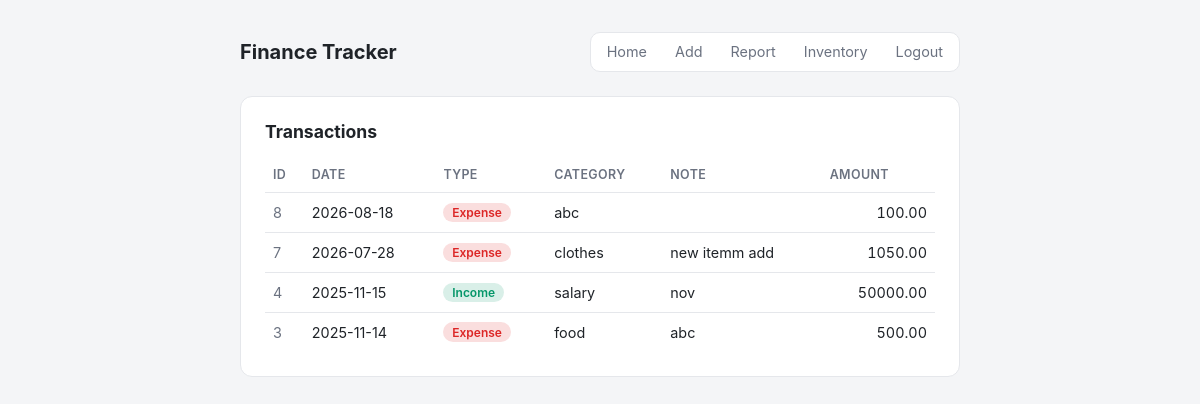
Before: / (signed in) with the older database file.
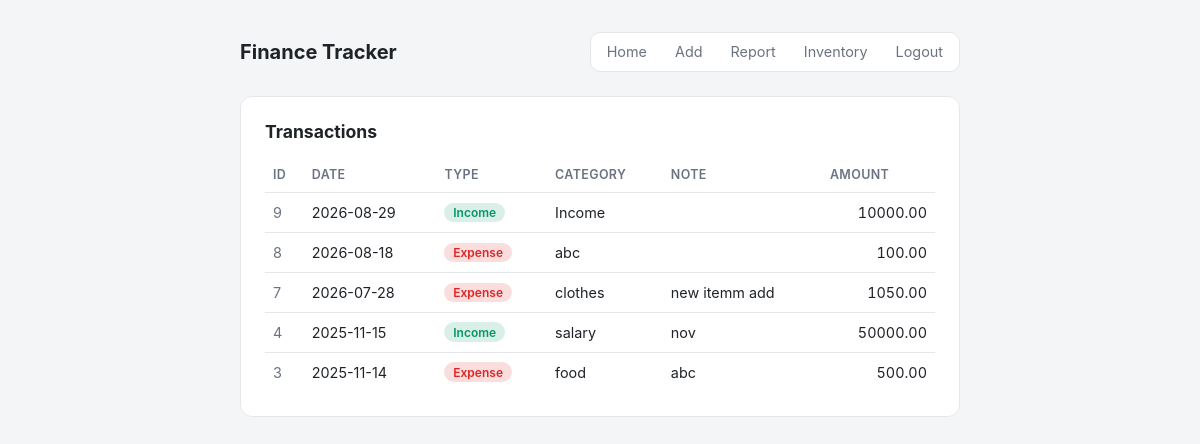
After: the same page with the newer database file.
### tables this page shows
CREATE TABLE transactions (
                id INTEGER PRIMARY KEY AUTOINCREMENT,
                t_type TEXT,
                category TEXT,
                amount REAL,
                date TEXT,
                note TEXT
            );

### web/app.py (the view)
@app.route('/')
@login_required
def index():
    transactions = fetch_all()
    return render_template('index.html', transactions=transactions)

### web/app.py (called while the page is built)
def login_required(view):
    @wraps(view)
    def wrapped(*args, **kwargs):
        if not session.get('user_id'):
            return redirect('/login')
        return view(*args, **kwargs)
    return wrapped

### web/templates/index.html (shortened to what this page needs)
{% extends "base.html" %}
{% block content %}
<div class="card">
  <h1>Transactions</h1>
  {% if transactions %}
  <table>
    <tr>
      <th>ID</th><th>Date</th><th>Type</th><th>Category</th><th>Note</th><th>Amount</th>
    </tr>
    {% for t in transactions %}
    <tr>
      <td style="color: var(--muted);">{{ t.id }}</td>
      <td>{{ t.date }}</td>
      <td>
        <span class="badge {{ 'badge-income' if t.t_type == 'Income' else 'badge-expense' }}">{{ t.t_type }}</span>
      </td>
      <td>{{ t.category }}</td>
      <td>{{ t.note }}</td>
      <td class="amount">{{ "%.2f"|format(t.amount) }}</td>
    </tr>
    {% endfor %}
  </table>
  {% else %}
  <p class="empty-state">No transactions yet. <a href="/add">Add one</a>.</p>
  {% endif %}
</div>
{% endblock %}

### web/templates/base.html (shortened to what this page needs)
<!doctype html>
<html>
<head>
  <link rel="stylesheet" href="{{ url_for('static', filename='style.css') }}">
</head>
<body>
  <div class="page">
    <header class="site-header">
      <h1>Finance Tracker</h1>
      <nav class="tabs">
        {% if session.user_id %}
        <a href="/">Home</a>
        <a href="/add">Add</a>
        <a href="/report">Report</a>
        <a href="/inventory">Inventory</a>
        <a href="/logout">Logout</a>
        {% endif %}
      </nav>
    </header>
    {% block content %}{% endblock %}
  </div>
</body>
</html>

### web/static/style.css (style rules this page uses)
:root { --bg: #f4f5f7; --surface: #ffffff; --text: #1f2328; --muted: #6b7280; --border: #e5e7eb; --accent: #2563eb; --accent-contrast: #ffffff; --income: #059669; --expense: #dc2626; --danger-bg: #fee2e2; --danger-text: #991b1b; }
* { box-sizing: border-box; }
body { font-family: -apple-system, BlinkMacSystemFont, "Segoe UI", Roboto, Helvetica, Arial, sans-serif; background: var(--bg); color: var(--text); margin: 0; padding: 2rem 1rem 4rem; }
.page { max-width: 720px; margin: 0 auto; }
header.site-header { display: flex; align-items: center; justify-content: space-between; margin-bottom: 1.5rem; }
header.site-header h1 { font-size: 1.25rem; margin: 0; }
nav.tabs { display: flex; gap: 0.25rem; background: var(--surface); border: 1px solid var(--border); border-radius: 10px; padding: 0.25rem; }
nav.tabs a { color: var(--muted); text-decoration: none; font-size: 0.9rem; padding: 0.4rem 0.75rem; border-radius: 7px; }
.card { background: var(--surface); border: 1px solid var(--border); border-radius: 12px; padding: 1.5rem; }
.card h1 { font-size: 1.1rem; margin: 0 0 1rem; }
table { width: 100%; border-collapse: collapse; font-size: 0.9rem; }
th, td { text-align: left; padding: 0.6rem 0.5rem; border-bottom: 1px solid var(--border); }
th { color: var(--muted); font-weight: 600; font-size: 0.78rem; text-transform: uppercase; letter-spacing: 0.03em; }
td.amount { text-align: right; font-variant-numeric: tabular-nums; }
tr:last-child td { border-bottom: none; }
.badge { display: inline-block; padding: 0.15rem 0.55rem; border-radius: 999px; font-size: 0.75rem; font-weight: 600; }
.badge-income { color: var(--income); background: color-mix(in srgb, var(--income) 15%, transparent); }
.badge-expense { color: var(--expense); background: color-mix(in srgb, var(--expense) 15%, transparent); }

Changed rows visible on the page:
added transactions: id "9", date "2026-08-29", t_type "Income", category "Income", amount "10000.00"
